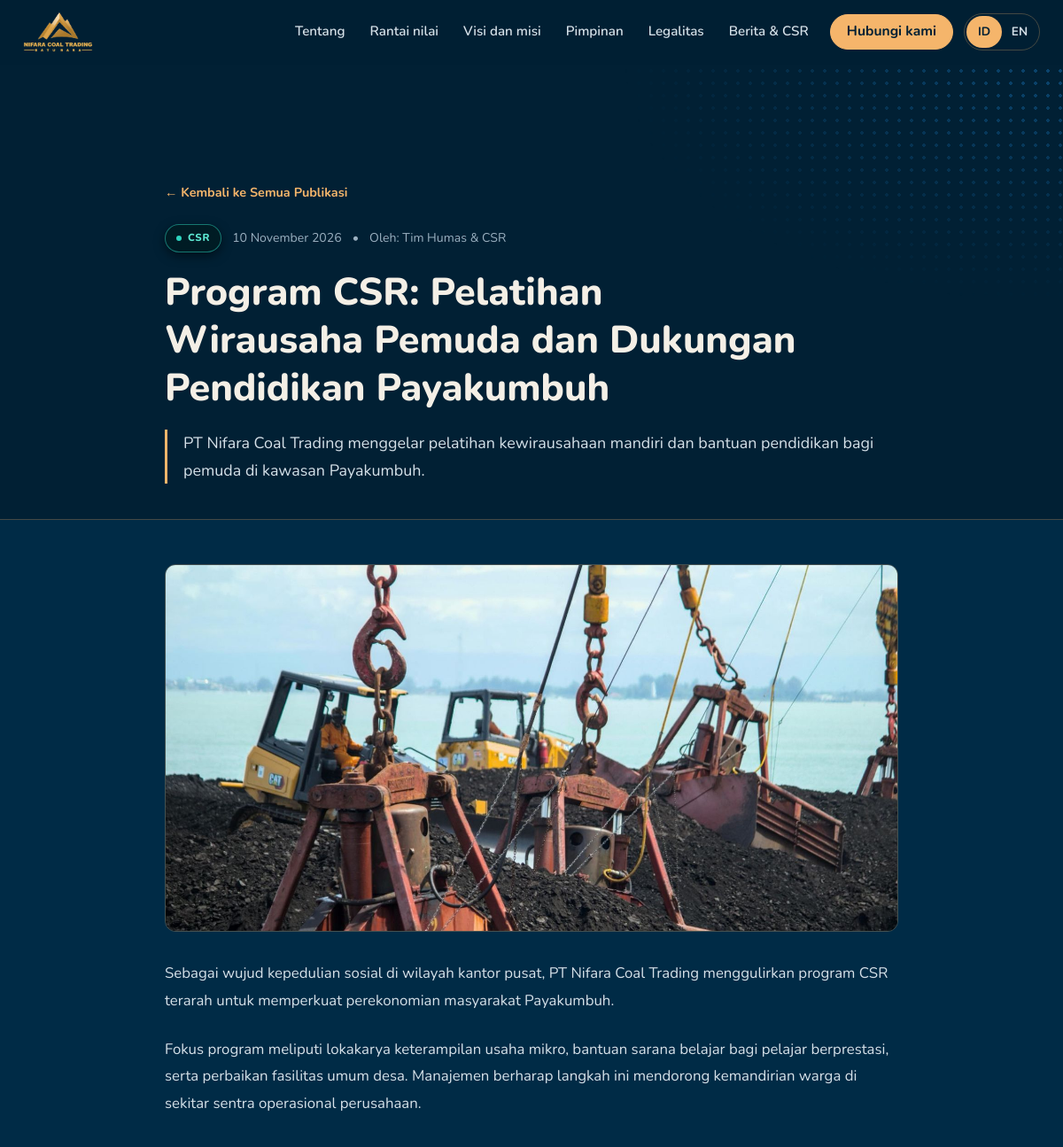
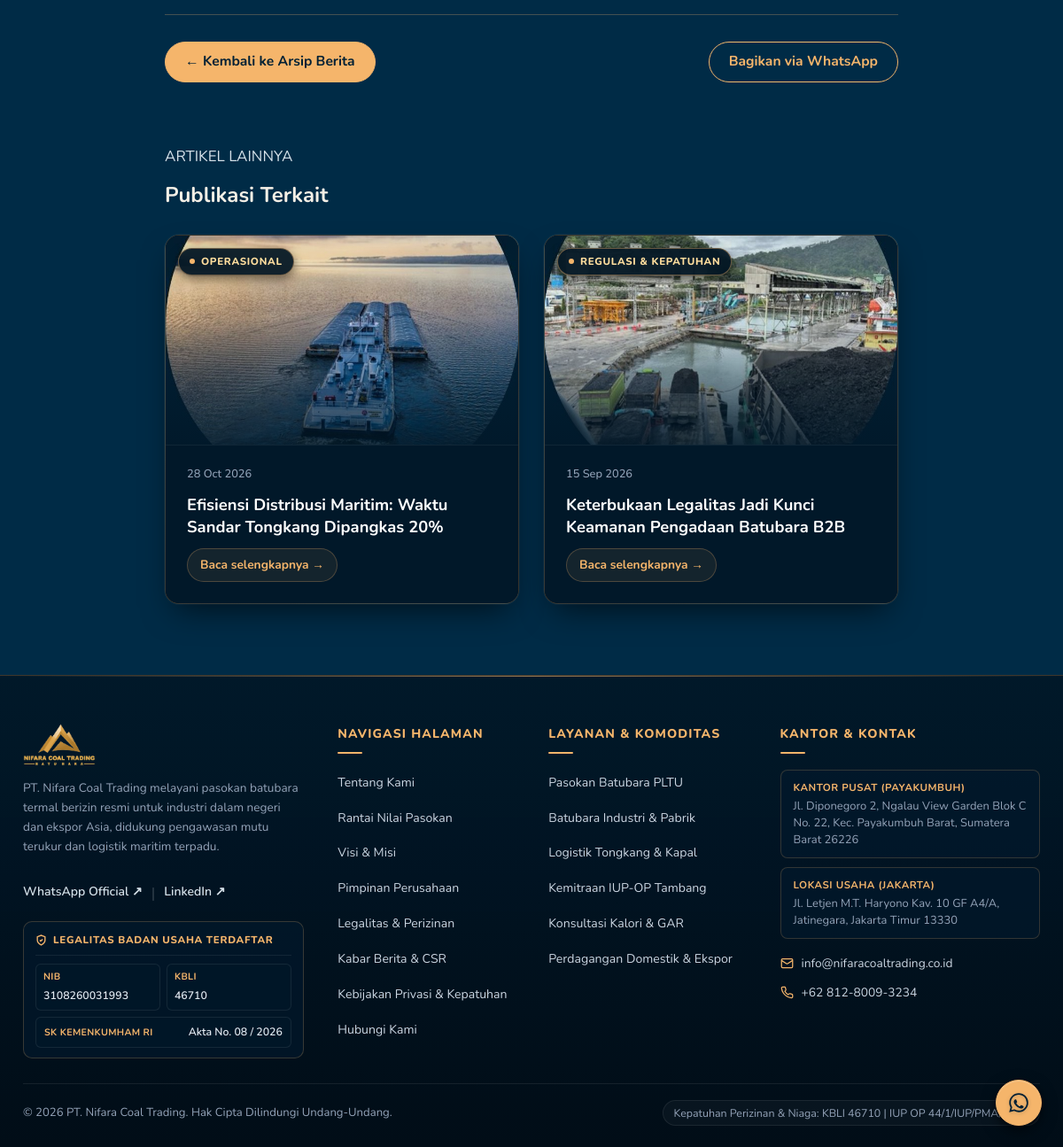
Screenshot of /website_php/berita/detail.php?slug=program-csr-pemberdayaan-masyarakat-sumatera-barat with the database file from the repository (2 pictures, top to bottom).
### tables this page shows
CREATE TABLE IF NOT EXISTS `articles` (
  `id` int(11) NOT NULL AUTO_INCREMENT,
  `title` varchar(255) NOT NULL,
  `slug` varchar(255) NOT NULL,
  `category` varchar(100) NOT NULL DEFAULT 'Berita',
  `excerpt` text NOT NULL,
  `content` longtext NOT NULL,
  `image` varchar(255) DEFAULT NULL,
  `author` varchar(100) DEFAULT 'PT. Nifara Coal Trading',
  `status` enum('published','draft') NOT NULL DEFAULT 'published',
  `views` int(11) NOT NULL DEFAULT 0,
  `created_at` datetime NOT NULL DEFAULT CURRENT_TIMESTAMP,
  `updated_at` datetime NOT NULL DEFAULT CURRENT_TIMESTAMP ON UPDATE CURRENT_TIMESTAMP,
  PRIMARY KEY (`id`),
  UNIQUE KEY `slug_unique` (`slug`),
  KEY `idx_category` (`category`),
  KEY `idx_status_created` (`status`,`created_at`)
);

### website_php/config/auth.php (called while the page is built, shortened)
<?php
function sanitizeArticleHtml(string $html): string {
    $allowedTags = [
        'p', 'br', 'b', 'strong', 'i', 'em', 'u', 's', 'strike',
        'h1', 'h2', 'h3', 'h4', 'h5', 'h6',
        'ul', 'ol', 'li', 'blockquote', 'hr',
        'a', 'img', 'table', 'thead', 'tbody', 'tr', 'th', 'td',
        'span', 'div', 'figure', 'figcaption', 'code', 'pre'
    ];
    $allowedAttributes = [
        'a' => ['href', 'title', 'target', 'rel', 'class'],
        'img' => ['src', 'alt', 'title', 'width', 'height', 'loading', 'class'],
        'th' => ['scope', 'colspan', 'rowspan', 'class'],
        'td' => ['colspan', 'rowspan', 'class'],
        'span' => ['class'],
        'div' => ['class'],
        'p' => ['class'],
        'h1' => ['class'],
        'h2' => ['class'],
        'h3' => ['class'],
        'h4' => ['class'],
        'figure' => ['class'],
        'figcaption' => ['class'],
        'blockquote' => ['class'],
    ];
    $dom = new DOMDocument();
    $dom->loadHTML('<!DOCTYPE html><html><head><meta http-equiv="Content-Type" content="text/html; charset=utf-8"></head><body><div id="_nifara_article_root_">' . $html . '</div></body></html>', LIBXML_HTML_NOIMPLIED | LIBXML_HTML_NODEFDTD);
    $root = $dom->getElementById('_nifara_article_root_');
    $cleanNode = function(DOMNode $node) use (&$cleanNode, $allowedTags, $allowedAttributes) {
        if ($node->nodeType === XML_ELEMENT_NODE) {
            $tag = strtolower($node->nodeName);
            $allowedForTag = $allowedAttributes[$tag] ?? [];
            if ($node->hasAttributes()) {
                $attrsToRemove = [];
                foreach ($node->attributes as $attr) {
                    $attrName = strtolower($attr->nodeName);
                    if (str_starts_with($attrName, 'on') || !in_array($attrName, $allowedForTag, true)) {
                        $attrsToRemove[] = $attrName;
                        continue;
                    }
                }
                foreach ($attrsToRemove as $attrName) {
                    $node->removeAttribute($attrName);
                }
            }
        }
        $children = [];
        foreach ($node->childNodes as $child) {
            $children[] = $child;
        }
    };
    $cleanHtml = '';
    foreach ($root->childNodes as $child) {
        $cleanHtml .= $root->ownerDocument->saveHTML($child);
    }
    return $cleanHtml;
}

### website_php/berita/detail.php (the view, shortened to what this page needs)
<?php
require_once __DIR__ . '/../config/auth.php';
$db = getDB();
$basePath = '..';
$slug = isset($_GET['slug']) ? trim($_GET['slug']) : '';
$stmt = $db->prepare("SELECT * FROM articles WHERE slug = ? AND status = 'published' LIMIT 1");
$stmt->execute([$slug]);
$article = $stmt->fetch();
$db->prepare("UPDATE articles SET views = views + 1 WHERE id = ?")->execute([$article['id']]);
$artDate = date('d F Y', strtotime($article['created_at']));
$artImg = !empty($article['image']) ? $basePath . '/' . ltrim($article['image'], '/') : $basePath . '/img/hero.jpg';
$relStmt = $db->prepare("SELECT * FROM articles WHERE id != ? AND status = 'published' ORDER BY created_at DESC LIMIT 2");
$relStmt->execute([$article['id']]);
$relatedArticles = $relStmt->fetchAll();
include __DIR__ . '/../includes/header.php';
?>
<main id="main" tabindex="-1">
  <section class="band dots" style="padding-top: 130px; padding-bottom: 40px; border-bottom: 1px solid var(--line);">
    <div class="wrap" style="max-width: 860px;">
      <a href="index.php" style="color: var(--gold); text-decoration: none; font-size: 0.9rem; font-weight: 700; display: inline-flex; align-items: center; gap: 8px; margin-bottom: 24px;">
        &larr; Kembali ke Semua Publikasi
      </a>
      <div style="display: flex; gap: 12px; align-items: center; margin-bottom: 18px; flex-wrap: wrap;">
        <span class="news-tag <?= $article['category'] === 'CSR' ? 'csr' : '' ?>" style="position: static;"><?= htmlspecialchars($article['category']) ?></span>
        <span style="color: var(--muted); font-size: 0.88rem;"><?= $artDate ?></span>
        <span style="color: var(--muted); font-size: 0.88rem;">&bull;</span>
        <span style="color: var(--muted); font-size: 0.88rem;">Oleh: <?= htmlspecialchars($article['author'] ?? 'PT. Nifara Coal Trading') ?></span>
      </div>
      <h1 style="font-size: clamp(1.8rem, 4vw, 2.7rem); line-height: 1.25; font-weight: 800; color: var(--paper); margin-bottom: 20px;">
        <?= htmlspecialchars($article['title']) ?>
      </h1>
      <p style="font-size: 1.12rem; line-height: 1.7; color: var(--text); font-weight: 400; border-left: 3px solid var(--gold); padding-left: 18px;">
        <?= htmlspecialchars($article['excerpt']) ?>
      </p>
    </div>
  </section>
  <section class="band alt" style="padding: 50px 0 80px;">
    <div class="wrap" style="max-width: 860px;">
      <?php if (!empty($article['image'])): ?>
        <img src="<?= htmlspecialchars($artImg) ?>" alt="<?= htmlspecialchars($article['title']) ?>" class="article-hero-img">
      <?php endif; ?>
      <div class="article-prose">
        <?= sanitizeArticleHtml($article['content']) ?>
      </div>
      <div style="margin-top: 50px; padding-top: 30px; border-top: 1px solid var(--line); display: flex; justify-content: space-between; align-items: center; flex-wrap: wrap; gap: 16px;">
        <a href="index.php" class="btn solid">&larr; Kembali ke Arsip Berita</a>
        <a href="https://wa.me/?text=<?= urlencode($article['title'] . ' - Baca selengkapnya di PT. Nifara Coal Trading') ?>" target="_blank" rel="noopener" class="btn">
          Bagikan via WhatsApp
        </a>
      </div>
      <?php if (!empty($relatedArticles)): ?>
        <div style="margin-top: 70px;">
          <span class="kicker">ARTIKEL LAINNYA</span>
          <h3 style="font-size: 1.5rem; color: var(--paper); margin: 8px 0 24px;">Publikasi Terkait</h3>
          <div class="news-grid">
            <?php foreach ($relatedArticles as $rel): ?>
              <?php $relImg = !empty($rel['image']) ? $basePath . '/' . ltrim($rel['image'], '/') : $basePath . '/img/hero.jpg'; ?>
              <article class="news-card">
                <a href="detail.php?slug=<?= urlencode($rel['slug']) ?>" class="news-thumb-wrap">
                  <img src="<?= htmlspecialchars($relImg) ?>" alt="<?= htmlspecialchars($rel['title']) ?>" loading="lazy">
                  <span class="news-tag <?= $rel['category'] === 'CSR' ? 'csr' : '' ?>"><?= htmlspecialchars($rel['category']) ?></span>
                </a>
                <div class="news-body">
                  <div class="news-date">
                    <span><?= date('d M Y', strtotime($rel['created_at'])) ?></span>
                  </div>
                  <h4 class="news-title">
                    <a href="detail.php?slug=<?= urlencode($rel['slug']) ?>"><?= htmlspecialchars($rel['title']) ?></a>
                  </h4>
                  <a href="detail.php?slug=<?= urlencode($rel['slug']) ?>" class="news-readmore">
                    <span>Baca selengkapnya &rarr;</span>
                  </a>
                </div>
              </article>
            <?php endforeach; ?>
          </div>
        </div>
      <?php endif; ?>
    </div>
  </section>
</main>
<?php
include __DIR__ . '/../includes/footer.php';
?>

### rows the page displays
articles: category "CSR", created_at "10 November 2026", author "Tim Humas & CSR", title "Program CSR: Pelatihan Wirausaha Pemuda dan Dukungan Pendidikan Payakumbuh", excerpt "PT Nifara Coal Trading menggelar pelatihan kewirausahaan mandiri dan bantuan pendidikan bagi pemuda di kawasan Payakumbuh.", image (picture), content "Sebagai wujud kepedulian sosial di wilayah kantor pusat, PT Nifara Coal Trading menggulirkan program CSR terarah untuk memperkuat perekonomian masyarakat Payakumbuh. Fokus program meliputi lokakarya keterampilan usaha mikro, bantuan sarana belajar bagi pelajar berprestasi, serta perbaikan fasilitas umum desa. Manajemen berharap langkah ini mendorong kemandirian warga di sekitar sentra operasional perusahaan."
articles: image (picture), category "OPERASIONAL", created_at "28 Oct 2026", title "Efisiensi Distribusi Maritim: Waktu Sandar Tongkang Dipangkas 20%"
articles: image (picture), category "REGULASI & KEPATUHAN", created_at "15 Sep 2026", title "Keterbukaan Legalitas Jadi Kunci Keamanan Pengadaan Batubara B2B"
